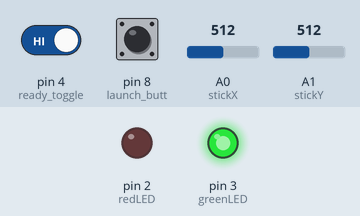
Simulated run of this sketch. Board: Arduino Uno, built with avr-gcc and run on an emulated ATmega328P. Parts: output pins drawn as LEDs (lit = HIGH). Inputs (shaded band) come from the test bench; at power-on: pin 4 (ready_toggle) HIGH, pin 8 (launch_butt) HIGH, A0 (stickX) = 512, A1 (stickY) = 512. No radio packets arrive unless stated.

Above: at 1.3 s.
1.4 s: pin 4 (ready_toggle) driven LOW
At 2.3 s:
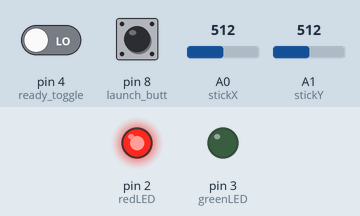
2.9 s: pin 4 (ready_toggle) driven HIGH
At 3.5 s:
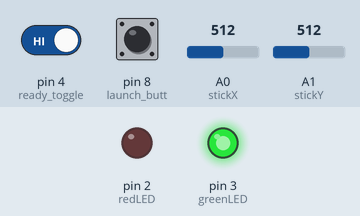
Timing chart, 0 to 5.9 s (numbered marks = the images above; inputs shaded):
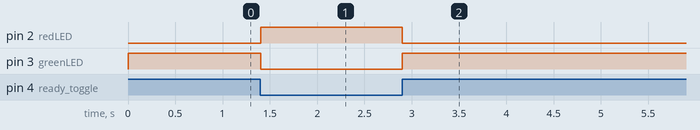

Measured:
- after the input at 1.4 s, pin 2 (redLED): LOW → HIGH at once; pin 3 (greenLED): HIGH → LOW at once
- after the input at 2.9 s, pin 2 (redLED): HIGH → LOW at once; pin 3 (greenLED): LOW → HIGH at once

The sketch:

pyroTX.ino
```cpp
/*
  Arduino based FPV RC turret
  https://github.com/AlexGyver/EnglishProjects/tree/master/RC_Turret
  Created 2017
  by AlexGyver
  AlexGyver Technologies
  for MadGyver YouTube channel
*/

#define redLED 2
#define greenLED 3
#define ready_toggle 4
#define launch_butt 8

#define stickX 0
#define stickY 1

#include "Keypad.h"
#include <SPI.h>
#include "nRF24L01.h"
#include "RF24.h"

RF24 radio(9, 10);
byte address[][6] = {"1Node", "2Node", "3Node", "4Node", "5Node", "6Node"};

int stickX0, stickY0;
int errorX, errorY;

int check = 111;

boolean check_answer;
boolean flag, flag_fuse, launch_flag, toggle_flag;

int out_data[3]; // [fuse flag, x position, y position]

unsigned long last;

void setup() {
  Serial.begin(9600);

  pinMode(redLED, OUTPUT);
  pinMode(greenLED, OUTPUT);
  digitalWrite(greenLED, HIGH);

  pinMode(launch_butt, INPUT_PULLUP);
  pinMode(ready_toggle, INPUT_PULLUP);

  delay(50);
  stickX0 = analogRead(stickX);
  delay(50);
  stickY0 = analogRead(stickY);

  radio.begin();
  radio.setAutoAck(1);
  radio.setRetries(0, 15);
  radio.enableAckPayload();
  radio.setPayloadSize(6);

  radio.openWritingPipe(address[0]);
  radio.setChannel(0x60);		// СHANNEL!!!

  radio.setPALevel (RF24_PA_MAX);
  radio.setDataRate (RF24_1MBPS);
  radio.powerUp();
  radio.stopListening();
}

void loop() {
  if (abs(stickX0 - analogRead(stickX)) > 2) errorX = stickX0 - analogRead(0); else errorX = 0;
  if (abs(stickY0 - analogRead(stickY)) > 2) errorY = stickY0 - analogRead(1); else errorY = 0;

  out_data[0] = errorY;
  out_data[1] = errorX;
  radio.write(&out_data, sizeof(out_data));

  boolean launch_butt_state = !digitalRead(launch_butt);
  boolean toggle_state = !digitalRead(ready_toggle);

  if (launch_butt_state == 1 && launch_flag == 0 && flag == 1) {
    out_data[2] = 1;
    radio.write(&out_data, sizeof(out_data));
    out_data[2] = 0;
    launch_flag = 1;
  }
  if (launch_butt_state == 0 && launch_flag == 1) {
    launch_flag = 0;
  }
  if (toggle_state == 1) {
    digitalWrite(greenLED, LOW);
    digitalWrite(redLED, HIGH);
    flag = 1;
  }
  if (toggle_state == 0) {
    digitalWrite(greenLED, HIGH);
    digitalWrite(redLED, LOW);
    flag = 0;
  }
}
```
